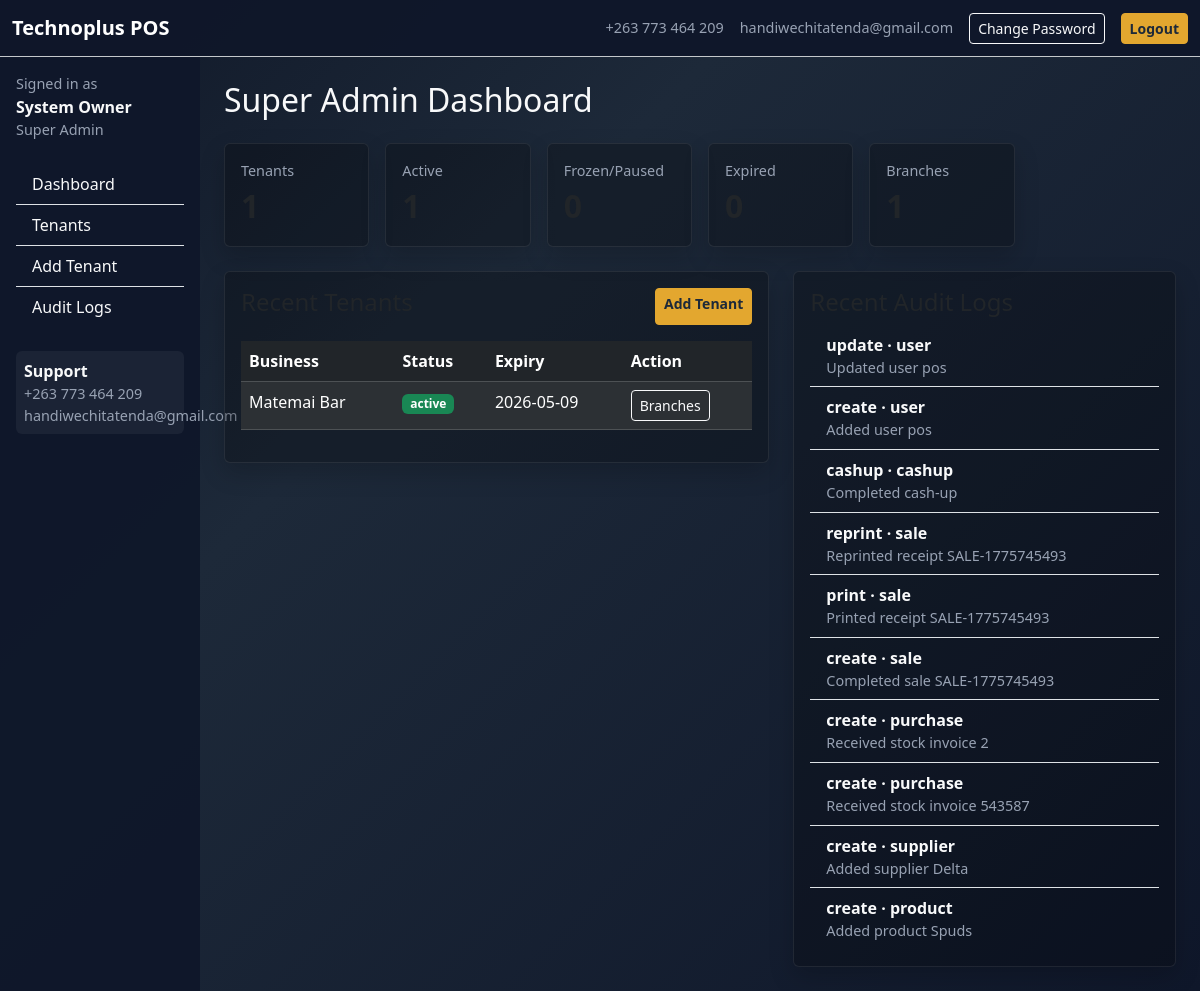
The page /admin (signed in) on the database its author committed.
### app/models.py (models this page shows, shortened)
class TimestampMixin:
    created_at = db.Column(db.DateTime, default=datetime.utcnow, nullable=False)
    updated_at = db.Column(db.DateTime, default=datetime.utcnow, onupdate=datetime.utcnow)

class User(db.Model, UserMixin, TimestampMixin):
    id = db.Column(db.Integer, primary_key=True)
    tenant_id = db.Column(db.Integer, db.ForeignKey("tenant.id"), nullable=True)
    branch_id = db.Column(db.Integer, db.ForeignKey("branch.id"), nullable=True)
    full_name = db.Column(db.String(120), nullable=False)
    username = db.Column(db.String(80), unique=True, nullable=False)
    email = db.Column(db.String(120), default="")
    phone = db.Column(db.String(30), default="")
    password_hash = db.Column(db.String(255), nullable=False)
    role = db.Column(db.String(30), nullable=False, default="cashier")
    status = db.Column(db.String(20), default="active")
    must_change_password = db.Column(db.Boolean, default=False)
    last_login = db.Column(db.DateTime)
    tenant = db.relationship("Tenant", backref="users")
    branch = db.relationship("Branch", backref="users")
    @property
    def is_super_admin(self):
        return self.role == "super_admin"

class Tenant(db.Model, TimestampMixin):
    id = db.Column(db.Integer, primary_key=True)
    business_name = db.Column(db.String(120), nullable=False, unique=True)
    owner_name = db.Column(db.String(120), nullable=False)
    phone = db.Column(db.String(30), default="")
    email = db.Column(db.String(120), default="")
    address = db.Column(db.String(255), default="")
    plan_id = db.Column(db.Integer, db.ForeignKey("plan.id"))
    status = db.Column(db.String(20), default="trial")  # active, paused, frozen, expired, trial
    start_date = db.Column(db.Date, default=date.today)
    expiry_date = db.Column(db.Date, default=lambda: date.today() + timedelta(days=30))
    grace_days = db.Column(db.Integer, default=3)
    plan = db.relationship("Plan")

class AuditLog(db.Model):
    id = db.Column(db.Integer, primary_key=True)
    tenant_id = db.Column(db.Integer, nullable=True)
    branch_id = db.Column(db.Integer, nullable=True)
    user_id = db.Column(db.Integer, nullable=True)
    action_type = db.Column(db.String(60), nullable=False)
    entity_type = db.Column(db.String(60), nullable=False)
    entity_id = db.Column(db.Integer, nullable=True)
    description = db.Column(db.String(255), default="")
    created_at = db.Column(db.DateTime, default=datetime.utcnow, nullable=False)

### app/routes.py (the view)
    @app.route("/admin")
    @login_required
    def admin_dashboard():
        require_super_admin()
        tenants = Tenant.query.order_by(Tenant.business_name).all()
        recent_logs = AuditLog.query.order_by(AuditLog.created_at.desc()).limit(10).all()
        counts = {
            "tenants": Tenant.query.count(),
            "active": Tenant.query.filter_by(status="active").count(),
            "frozen": Tenant.query.filter(Tenant.status.in_(["frozen", "paused"])).count(),
            "expired": Tenant.query.filter_by(status="expired").count(),
            "branches": Branch.query.count(),
        }
        return render_template("admin_dashboard.html", tenants=tenants, counts=counts, recent_logs=recent_logs)

### app/__init__.py (called while the page is built)
def create_app():
    app = Flask(__name__, instance_relative_config=True)
    os.makedirs(app.instance_path, exist_ok=True)
    db_path = os.path.join(app.instance_path, "technoplus_pos.db")
    app.config.update(
        SECRET_KEY="change-this-secret-key",
        SQLALCHEMY_DATABASE_URI=f"sqlite:///{db_path}",
        SQLALCHEMY_TRACK_MODIFICATIONS=False,
    )
    db.init_app(app)
    login_manager.init_app(app)
    from .models import User
    @login_manager.user_loader
    def load_user(user_id):
        return User.query.get(int(user_id))
    from .routes import register_routes
    register_routes(app)
    with app.app_context():
        from . import models
        db.create_all()
        from .utils import seed_defaults
        seed_defaults()
    return app

### app/templates/admin_dashboard.html
{% extends 'base.html' %}
{% block content %}
<h2 class="mb-4">Super Admin Dashboard</h2>
<div class="row g-3 mb-4">
  {% for label, value in [('Tenants', counts.tenants), ('Active', counts.active), ('Frozen/Paused', counts.frozen), ('Expired', counts.expired), ('Branches', counts.branches)] %}
  <div class="col-md-2">
    <div class="card bg-black bg-opacity-25 card-soft"><div class="card-body"><div class="small-muted">{{ label }}</div><div class="fs-2 fw-bold">{{ value }}</div></div></div>
  </div>
  {% endfor %}
</div>
<div class="row g-4">
  <div class="col-lg-7">
    <div class="card bg-black bg-opacity-25 card-soft">
      <div class="card-body">
        <div class="d-flex justify-content-between"><h4>Recent Tenants</h4><a class="btn btn-sm btn-brand" href="{{ url_for('new_tenant') }}">Add Tenant</a></div>
        <div class="table-responsive mt-3">
          <table class="table table-dark table-striped">
            <thead><tr><th>Business</th><th>Status</th><th>Expiry</th><th>Action</th></tr></thead>
            <tbody>
              {% for t in tenants %}
              <tr>
                <td>{{ t.business_name }}</td>
                <td><span class="badge bg-{{ 'success' if t.status=='active' else 'warning' if t.status=='trial' else 'danger' }}">{{ t.status }}</span></td>
                <td>{{ t.expiry_date }}</td>
                <td><a class="btn btn-sm btn-outline-light" href="{{ url_for('tenant_branches', tenant_id=t.id) }}">Branches</a></td>
              </tr>
              {% endfor %}
            </tbody>
          </table>
        </div>
      </div></div>
  </div>
  <div class="col-lg-5">
    <div class="card bg-black bg-opacity-25 card-soft">
      <div class="card-body">
        <h4>Recent Audit Logs</h4>
        <div class="list-group list-group-flush">
          {% for log in recent_logs %}
          <div class="list-group-item bg-transparent text-light">
            <div class="fw-semibold">{{ log.action_type }} · {{ log.entity_type }}</div>
            <div class="small-muted">{{ log.description }}</div>
          </div>
          {% endfor %}
        </div>
      </div></div>
  </div>
</div>
{% endblock %}

### app/templates/base.html (shortened to what this page needs)
<!doctype html>
<html lang="en">
<head>
  <link href="https://cdn.jsdelivr.net/npm/bootstrap@5.3.3/dist/css/bootstrap.min.css" rel="stylesheet">
  <link href="{{ url_for('static', filename='theme.css') }}" rel="stylesheet">
</head>
<body class="text-light">
<nav class="navbar navbar-expand-lg navbar-dark border-bottom border-secondary-subtle" style="background:rgba(15,23,42,.95)">
  <div class="container-fluid">
    <a class="navbar-brand fw-bold" href="{{ url_for('landing') }}">Technoplus POS</a>
    <div class="ms-auto d-flex gap-3 align-items-center">
      <span class="small-muted">{{ support_phone }}</span>
      <span class="small-muted">{{ support_email }}</span>
      {% if current_user.is_authenticated %}
        <a class="btn btn-sm btn-outline-light" href="{{ url_for('change_password') }}">Change Password</a>
        <a class="btn btn-sm btn-brand" href="{{ url_for('logout') }}">Logout</a>
      {% else %}
        <a class="btn btn-sm btn-brand" href="{{ url_for('login') }}">Login</a>
      {% endif %}
    </div>
  </div>
</nav>
<div class="container-fluid">
  {% if current_user.is_authenticated and request.endpoint not in ['landing','login'] %}
  <div class="row">
    <aside class="col-lg-2 col-md-3 sidebar p-3">
      <div class="mb-4">
        <div class="small-muted">Signed in as</div>
        <div class="fw-bold">{{ current_user.full_name }}</div>
        <div class="small-muted text-capitalize">{{ current_user.role.replace('_',' ') }}</div>
      </div>
      {% if current_user.is_super_admin %}
        <div class="list-group list-group-flush">
          <a class="list-group-item list-group-item-action bg-transparent text-light" href="{{ url_for('admin_dashboard') }}">Dashboard</a>
          <a class="list-group-item list-group-item-action bg-transparent text-light" href="{{ url_for('tenants') }}">Tenants</a>
          <a class="list-group-item list-group-item-action bg-transparent text-light" href="{{ url_for('new_tenant') }}">Add Tenant</a>
          <a class="list-group-item list-group-item-action bg-transparent text-light" href="{{ url_for('audit_logs') }}">Audit Logs</a>
        </div>
      {% endif %}
      <div class="mt-4 p-2 footer-strip rounded"><div class="fw-semibold">Support</div><div class="small-muted">{{ support_phone }}</div><div class="small-muted">{{ support_email }}</div></div>
    </aside>
    <main class="col-lg-10 col-md-9 p-4">
  {% else %}
    <main class="container py-4">
  {% endif %}
      {% block content %}{% endblock %}
  {% if current_user.is_authenticated and request.endpoint not in ['landing','login'] %}</main></div>{% else %}</main>{% endif %}
</div>
</body></html>

### app/static/theme.css (style rules this page uses)
body { background: linear-gradient(135deg, #101828 0%, #1d2939 35%, #0f172a 100%); min-height: 100vh; }
.card-soft { border: 1px solid rgba(255,255,255,.08); box-shadow: 0 10px 24px rgba(0,0,0,.18); }
.btn-brand { background: #e3a72f; border-color:#e3a72f; color:#1d2939; font-weight:600; }
.sidebar { min-height:100vh; background: rgba(15,23,42,.96); }
.table thead th { white-space: nowrap; }
.small-muted { color: #98a2b3; font-size: .9rem; }
.footer-strip { background: rgba(255,255,255,.05); }

### rows shown on the page
User: full_name "System Owner", role.replace "Super Admin"
Tenant: business_name "Matemai Bar", status "active", expiry_date "2026-05-09"
AuditLog: action_type "update", entity_type "user", description "Updated user pos"
AuditLog: action_type "create", entity_type "user", description "Added user pos"
AuditLog: action_type "cashup", entity_type "cashup", description "Completed cash-up"
AuditLog: action_type "reprint", entity_type "sale", description "Reprinted receipt SALE-1775745493"
AuditLog: action_type "print", entity_type "sale", description "Printed receipt SALE-1775745493"
AuditLog: action_type "create", entity_type "sale", description "Completed sale SALE-1775745493"
AuditLog: action_type "create", entity_type "purchase", description "Received stock invoice 2"
AuditLog: action_type "create", entity_type "purchase", description "Received stock invoice 543587"
AuditLog: action_type "create", entity_type "supplier", description "Added supplier Delta"
AuditLog: action_type "create", entity_type "product", description "Added product Spuds"

### other values the page prints
{{ support_phone }} "+263 773 464 209"
{{ support_email }} "handiwechitatenda@gmail.com"
{{ label }} "Tenants" "Active" "Frozen/Paused" "Expired" "Branches"
